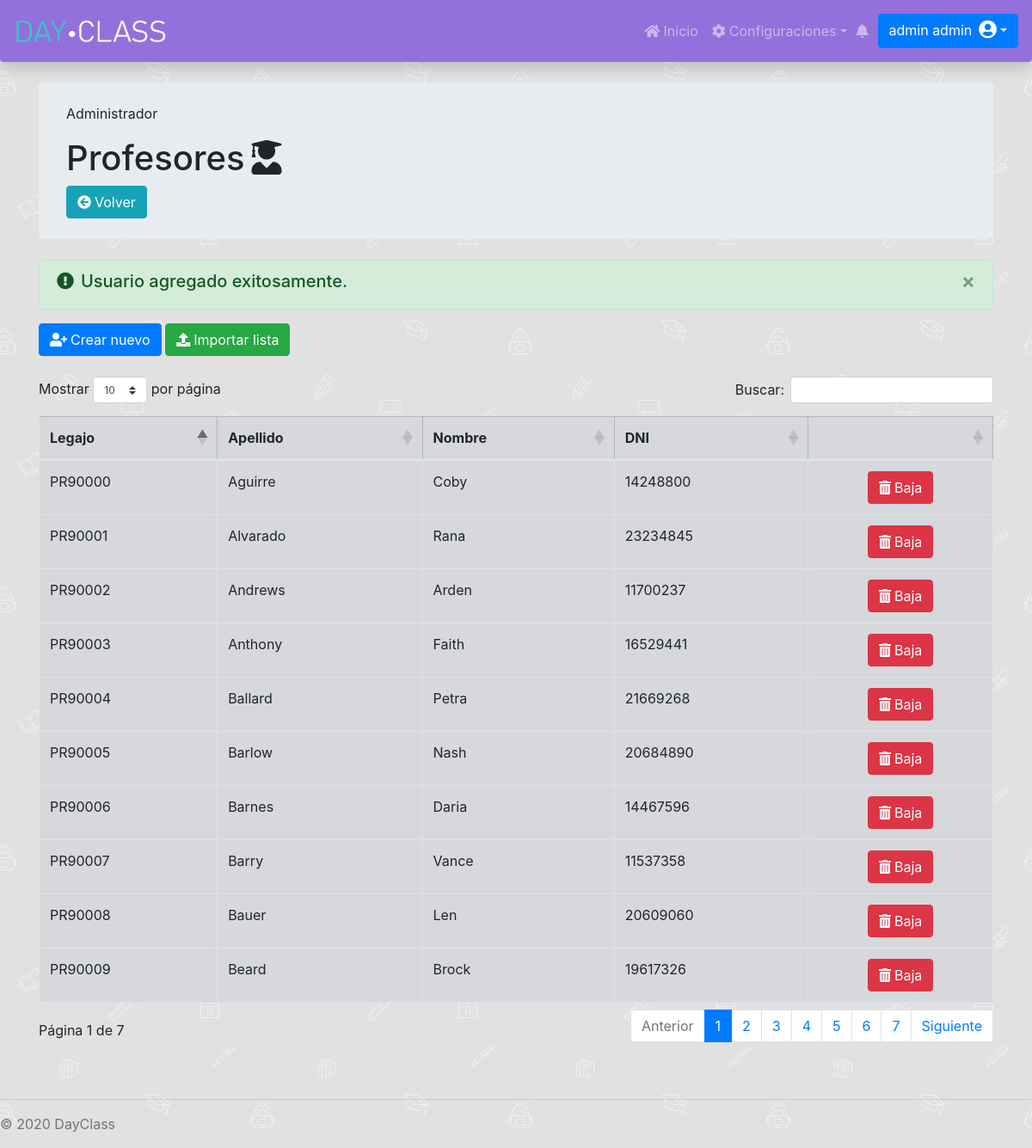
Page /Administrador/ConfiguracionSistema/Profesores/configProf.php?resultado=1 (signed in) on the committed database.
### tables this page shows
CREATE TABLE `profesor` (
  `id` int(11) NOT NULL AUTO_INCREMENT,
  `apellidoProf` varchar(255) DEFAULT NULL,
  `contraseniaProf` varchar(255) DEFAULT NULL,
  `dniProf` int(11) NOT NULL,
  `emailProf` varchar(255) DEFAULT NULL,
  `fechaAltaProf` date DEFAULT NULL,
  `fechaBajaProf` date DEFAULT NULL,
  `fechaNacProf` date DEFAULT NULL,
  `legajoProf` varchar(255) NOT NULL,
  `nombreProf` varchar(255) DEFAULT NULL,
  `permiso_id` int(11) DEFAULT NULL,
  PRIMARY KEY (`id`),
  KEY `FK62q9qdgk50ph2cra8pt464rpp` (`permiso_id`)
);

### Administrador/ConfiguracionSistema/Profesores/configProf.php (the view, shortened to what this page needs)
<link rel="stylesheet" href="https://cdnjs.cloudflare.com/ajax/libs/twitter-bootstrap/4.1.3/css/bootstrap.css">
<link rel="stylesheet" href="https://cdn.datatables.net/1.10.21/css/dataTables.bootstrap4.min.css">
<div class="container">
    <div class="jumbotron my-4 py-4">
        <p class="card-text">Administrador</p>
        <h1>Profesores<i class="fa fa-user-graduate ml-2"></i></h1>
        <a href="../../index.php" class="btn btn-info"><i class="fa fa-arrow-circle-left mr-1"></i>Volver</a>
    </div>
    <?php
    if(isset($_GET["resultado"])){
        switch ($_GET["resultado"]) {
                case 1:
                    echo "<div class='alert alert-success alert-dismissible fade show' role='alert'>
                            <h5><i class='fa fa-exclamation-circle mr-2'></i>Usuario agregado exitosamente.</h5>
                            <button type='button' class='close' data-dismiss='alert' aria-label='Close'>
                            <span aria-hidden='true'>&times;</span>
                            </button>
                        </div>";
                    break;
        }
    }
    ?>
    <div class="my-3">
        <button class="btn btn-primary" data-toggle="modal" data-target="#staticBackdrop"><i class="fa fa-user-plus mr-1"></i>Crear nuevo</button>
        <button class="btn btn-success" data-toggle="modal" data-target="#staticBackdrop1"><i class="fa fa-upload mr-1"></i>Importar lista</button>
    </div>
    <div class="my-4 table-responsive">
        <table id="dataTable" class="table table-secondary table-bordered table-hover">
            <thead>
                <th>Legajo</th>
                <th>Apellido</th>
                <th>Nombre </th>
                <th>DNI</th>
                <th></th>
            </thead>
            <tbody>
                <?php
                include "../../../databaseConection.php";
                $consulta1 = $con->query("SELECT `apellidoProf`,`nombreProf`,`legajoProf`,`dniProf`, `id` FROM `profesor` WHERE `fechaBajaProf` IS NULL ORDER by apellidoProf ASC");
                while ($resultado1 = $consulta1->fetch_assoc()) {
                    $url = 'bajaProf.php?id='.$resultado1["id"];
                    $id = $resultado1["id"];
                        echo "<tr>
                    <td>" . $resultado1['legajoProf'] . "</td>
                    <td>" . $resultado1['apellidoProf'] . "</td>
                    <td>" . $resultado1['nombreProf'] . "</td>
                    <td>" . $resultado1['dniProf'] . "</td>
                    <td class='text-center'><a class='btn btn-danger' data-emp-id=".$id." onclick='return confirmDelete()' href='$url'><i class='fa fa-trash mr-1'></i>Baja</a></td>
                    </tr>";
                }
                ?>
            </tbody>
        </table>
    </div>
</div>

### DayClassStyle.css (style rules this page uses)
.dayclassnav { background-color: mediumpurple; }
.abajo-pagina { position: absolute; bottom: auto; width: 100%; }
body { padding-top: 4.5rem; background-image: url("/DayClass/images/school.jpg"); background-repeat: repeat; background-attachment: fixed; }

### rows in the picture
profesor: legajoProf "PR90000", apellidoProf "Aguirre", nombreProf "Coby", dniProf "14248800"
profesor: legajoProf "PR90001", apellidoProf "Alvarado", nombreProf "Rana", dniProf "23234845"
profesor: legajoProf "PR90002", apellidoProf "Andrews", nombreProf "Arden", dniProf "11700237"
profesor: legajoProf "PR90003", apellidoProf "Anthony", nombreProf "Faith", dniProf "16529441"
profesor: legajoProf "PR90004", apellidoProf "Ballard", nombreProf "Petra", dniProf "21669268"
profesor: legajoProf "PR90005", apellidoProf "Barlow", nombreProf "Nash", dniProf "20684890"
profesor: legajoProf "PR90006", apellidoProf "Barnes", nombreProf "Daria", dniProf "14467596"
profesor: legajoProf "PR90007", apellidoProf "Barry", nombreProf "Vance", dniProf "11537358"
profesor: legajoProf "PR90008", apellidoProf "Bauer", nombreProf "Len", dniProf "20609060"
profesor: legajoProf "PR90009", apellidoProf "Beard", nombreProf "Brock", dniProf "19617326"
